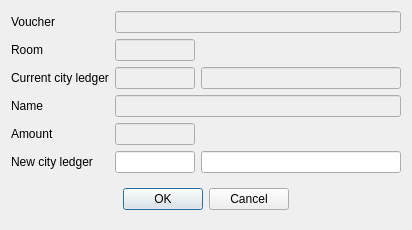
<?xml version="1.0" encoding="UTF-8"?>
<ui version="4.0">
 <class>DlgChangeCLOfVaucher</class>
 <widget class="QDialog" name="DlgChangeCLOfVaucher">
  <property name="geometry">
   <rect>
    <x>0</x>
    <y>0</y>
    <width>400</width>
    <height>215</height>
   </rect>
  </property>
  <property name="windowTitle">
   <string>Dialog</string>
  </property>
  <layout class="QGridLayout" name="gridLayout">
   <item row="2" column="0">
    <widget class="QLabel" name="label">
     <property name="text">
      <string>Current city ledger</string>
     </property>
    </widget>
   </item>
   <item row="3" column="0">
    <widget class="QLabel" name="label_2">
     <property name="text">
      <string>Name</string>
     </property>
    </widget>
   </item>
   <item row="2" column="1">
    <widget class="EQLineEdit" name="leOldCLCode">
     <property name="enabled">
      <bool>false</bool>
     </property>
     <property name="minimumSize">
      <size>
       <width>80</width>
       <height>0</height>
      </size>
     </property>
     <property name="focusPolicy">
      <enum>Qt::NoFocus</enum>
     </property>
     <property name="readOnly">
      <bool>false</bool>
     </property>
    </widget>
   </item>
   <item row="2" column="2">
    <widget class="EQLineEdit" name="leOldCLName">
     <property name="enabled">
      <bool>false</bool>
     </property>
     <property name="minimumSize">
      <size>
       <width>200</width>
       <height>0</height>
      </size>
     </property>
     <property name="focusPolicy">
      <enum>Qt::NoFocus</enum>
     </property>
     <property name="readOnly">
      <bool>false</bool>
     </property>
    </widget>
   </item>
   <item row="4" column="1">
    <widget class="EQLineEdit" name="leAmount">
     <property name="enabled">
      <bool>false</bool>
     </property>
     <property name="minimumSize">
      <size>
       <width>80</width>
       <height>0</height>
      </size>
     </property>
     <property name="focusPolicy">
      <enum>Qt::NoFocus</enum>
     </property>
     <property name="readOnly">
      <bool>false</bool>
     </property>
    </widget>
   </item>
   <item row="5" column="0">
    <widget class="QLabel" name="label_4">
     <property name="text">
      <string>New city ledger</string>
     </property>
    </widget>
   </item>
   <item row="3" column="1" colspan="2">
    <widget class="EQLineEdit" name="leName">
     <property name="enabled">
      <bool>false</bool>
     </property>
     <property name="focusPolicy">
      <enum>Qt::NoFocus</enum>
     </property>
     <property name="readOnly">
      <bool>false</bool>
     </property>
    </widget>
   </item>
   <item row="4" column="0">
    <widget class="QLabel" name="label_3">
     <property name="text">
      <string>Amount</string>
     </property>
    </widget>
   </item>
   <item row="5" column="1">
    <widget class="EQLineEdit" name="leNewCLCode">
     <property name="minimumSize">
      <size>
       <width>80</width>
       <height>0</height>
      </size>
     </property>
    </widget>
   </item>
   <item row="5" column="2">
    <widget class="EQLineEdit" name="leNewCLName">
     <property name="minimumSize">
      <size>
       <width>200</width>
       <height>0</height>
      </size>
     </property>
     <property name="focusPolicy">
      <enum>Qt::NoFocus</enum>
     </property>
     <property name="readOnly">
      <bool>true</bool>
     </property>
    </widget>
   </item>
   <item row="6" column="0" colspan="3">
    <widget class="QWidget" name="widget" native="true">
     <layout class="QHBoxLayout" name="horizontalLayout">
      <item>
       <spacer name="horizontalSpacer">
        <property name="orientation">
         <enum>Qt::Horizontal</enum>
        </property>
        <property name="sizeHint" stdset="0">
         <size>
          <width>95</width>
          <height>20</height>
         </size>
        </property>
       </spacer>
      </item>
      <item>
       <widget class="QPushButton" name="btnOk">
        <property name="text">
         <string>OK</string>
        </property>
       </widget>
      </item>
      <item>
       <widget class="QPushButton" name="btnCancel">
        <property name="text">
         <string>Cancel</string>
        </property>
       </widget>
      </item>
      <item>
       <spacer name="horizontalSpacer_2">
        <property name="orientation">
         <enum>Qt::Horizontal</enum>
        </property>
        <property name="sizeHint" stdset="0">
         <size>
          <width>95</width>
          <height>20</height>
         </size>
        </property>
       </spacer>
      </item>
     </layout>
    </widget>
   </item>
   <item row="0" column="0">
    <widget class="QLabel" name="label_5">
     <property name="text">
      <string>Voucher</string>
     </property>
    </widget>
   </item>
   <item row="0" column="1" colspan="2">
    <widget class="EQLineEdit" name="leVaucher">
     <property name="enabled">
      <bool>false</bool>
     </property>
    </widget>
   </item>
   <item row="1" column="0">
    <widget class="QLabel" name="label_6">
     <property name="text">
      <string>Room</string>
     </property>
    </widget>
   </item>
   <item row="1" column="1">
    <widget class="EQLineEdit" name="leRoom">
     <property name="enabled">
      <bool>false</bool>
     </property>
    </widget>
   </item>
  </layout>
 </widget>
 <customwidgets>
  <customwidget>
   <class>EQLineEdit</class>
   <extends>QLineEdit</extends>
   <header location="global">eqlineedit.h</header>
   <slots>
    <signal>customButtonClicked(bool)</signal>
   </slots>
  </customwidget>
 </customwidgets>
 <resources/>
 <connections/>
</ui>
